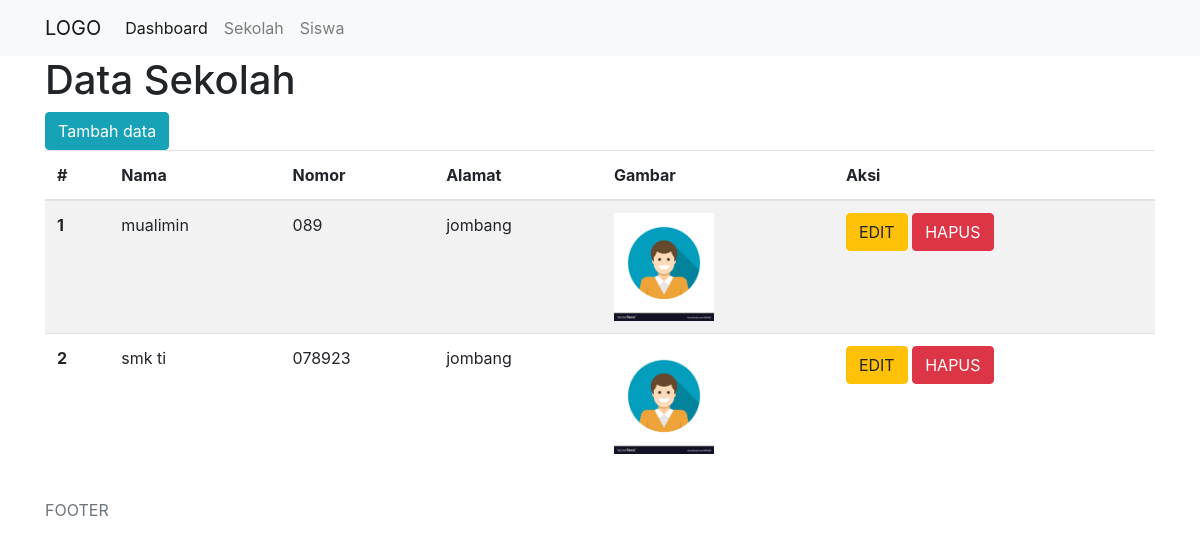
/sekolah.php, run on an earlier commit of the app's database.
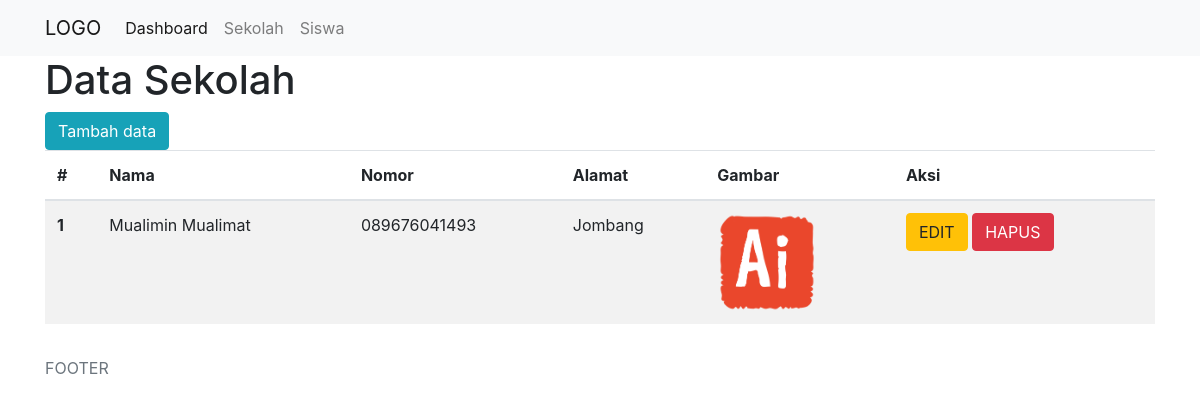
And on a later commit of the database.
### tables this page shows
CREATE TABLE `sekolah` (
  `id` int(11) NOT NULL,
  `nama` varchar(155) NOT NULL,
  `telpon` varchar(12) NOT NULL,
  `alamat` varchar(255) NOT NULL,
  `gambar` varchar(155) NOT NULL
);

### sekolah.php (the view)
<?php
include './header.php';
include './menu.php';
include './koneksi.php';
?>
<div class="container">
  <h1>Data Sekolah</h1>
  <a href="sekolah_tambah.php" class="btn btn-info">Tambah data</a>
  <table class="table table-striped">
    <thead>
      <tr>
        <th scope="col">#</th>
        <th scope="col">Nama</th>
        <th scope="col">Nomor</th>
        <th scope="col">Alamat</th>
        <th scope="col">Gambar</th>
        <th scope="col">Aksi</th>
      </tr>
    </thead>
    <tbody>
      <?php
      $sql = "SELECT * FROM sekolah order by nama ASC";
      $query = mysqli_query($conn, $sql);
      $jml = mysqli_num_rows($query);
      if ($jml == 0) {
        echo "<tr><td colspan=\"6\">Data masih Kosng</td></tr>";
      } else {
        $no = 1;
        while ($data_sekolah = mysqli_fetch_assoc($query)) {
          $id = $data_sekolah['id'];
          $nama = $data_sekolah['nama'];
          $telpon = $data_sekolah['telpon'];
          $alamat = $data_sekolah['alamat'];
          $gambar = $data_sekolah['gambar'];
          if ($gambar=='') {
            $gmb = "<img src=\"gambar/default.png\" width=\"100px\"/>";
          }else{
            $gmb = "<img src=\"gambar/$gambar\" width=\"100px\"/>";
          }
          echo '<tr>
            <th scope="row">'.$no++.'</th>
            <td>'.$nama.'</td>
            <td>'.$telpon.'</td>
            <td>'.$alamat.'</td>
            <td>
              '.$gmb.'
            </td>
            <td>
              <a href="sekolah_edit.php?id-sekolah='.$id.'" class="btn btn-warning">EDIT</a>
              <a href="sekolah_hapus.php?id-sekolah='.$id.'&gambar='.base64_encode($gambar).'" class="btn btn-danger">HAPUS</a>
            </td>
          </tr>';
        }
      }
      ?>
    </tbody>
  </table>
</div>
<?php
include './footer.php';
?>

### header.php (shortened to what this page needs)
<!DOCTYPE html>
<html lang="en">
<head>
  <link rel="stylesheet" href="https://cdn.jsdelivr.net/npm/bootstrap@4.6.1/dist/css/bootstrap.min.css">
</head>
<body>

### menu.php (shortened to what this page needs)
<nav class="navbar navbar-expand-lg navbar-light bg-light">
  <div class="container">
    <a class="navbar-brand" href="./index.php">LOGO</a>
    <div class="collapse navbar-collapse" id="navbarSupportedContent">
      <ul class="navbar-nav mr-auto">
        <li class="nav-item active">
          <a class="nav-link" href="index.php">Dashboard <span class="sr-only">(current)</span></a>
        </li>
        <li class="nav-item">
          <a class="nav-link" href="sekolah.php">Sekolah</a>
        </li>
        <li class="nav-item">
          <a class="nav-link" href="siswa.php">Siswa</a>
        </li>
      </ul>
    </div>
  </div>
</nav>

### footer.php (shortened to what this page needs)
  <footer class="footer mt-auto py-3">
    <div class="container">
      <span class="text-muted">FOOTER</span>
    </div>
  </footer>
</body>
</html>

What changed in the data, as far as the page shows it:
removed sekolah: nama "mualimin", telpon "089", alamat "jombang"
removed sekolah: nama "smk ti", telpon "078923", alamat "jombang"
added sekolah: nama "Mualimin Mualimat", telpon "089676041493", alamat "Jombang", gambar (picture)
